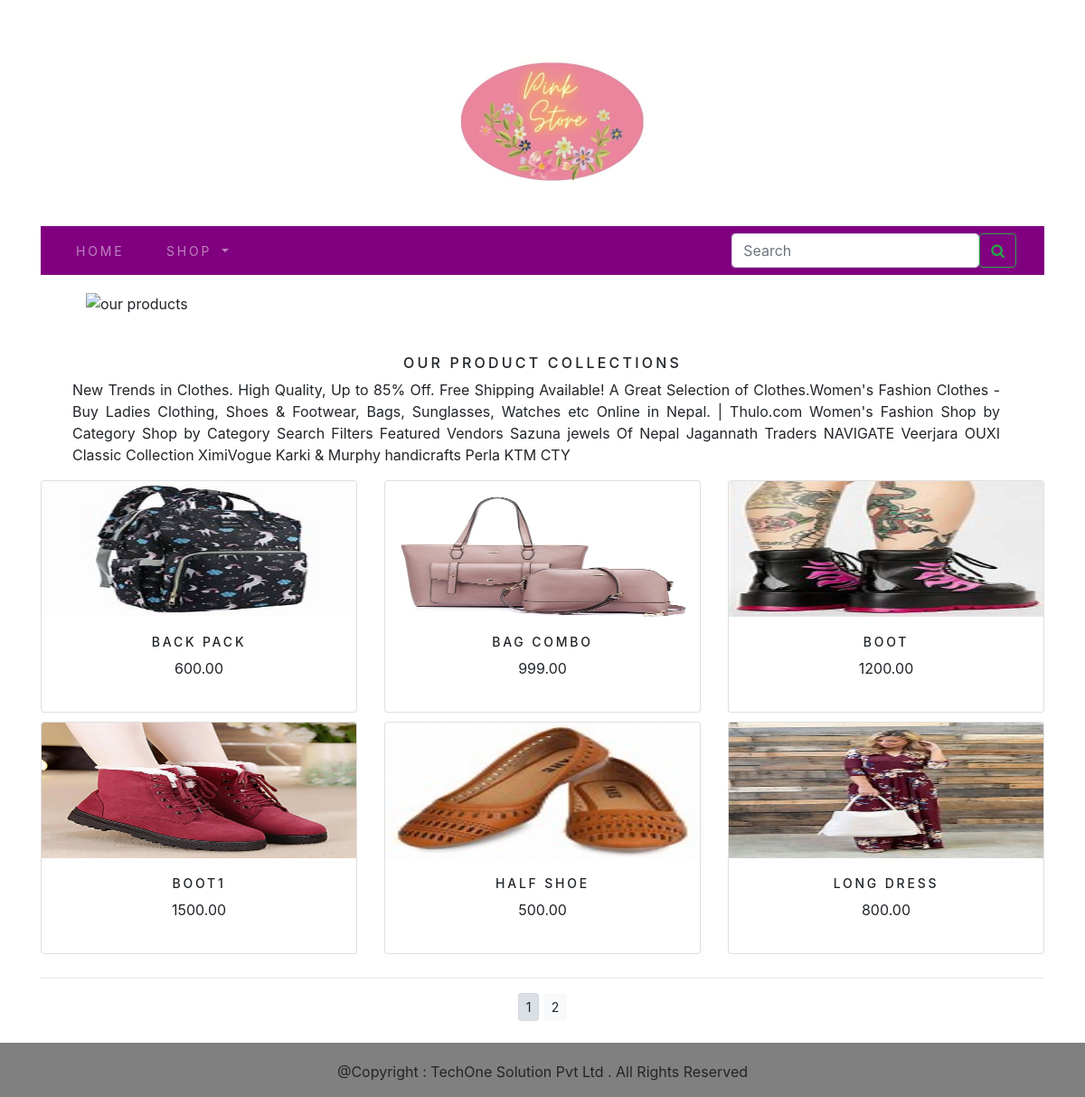
The app's page /shop/ with its own data.
### ecomapp/models.py (models this page shows, shortened)
class Product(models.Model):
    name = models.CharField(max_length=250, unique=True)
    slug = models.SlugField(max_length=250, unique=True)
    description = models.TextField(blank=True)
    price = models.DecimalField(max_digits=10, decimal_places=2)
    category = models.ForeignKey(Category, on_delete=models.CASCADE)
    image = models.ImageField(upload_to='products', blank=True)
    stock = models.IntegerField()
    available = models.BooleanField(default=True)
    created = models.DateTimeField(auto_now_add=True)
    updated = models.DateTimeField(auto_now=True)
    class Meta:
        ordering = ('name',)
        verbose_name = 'product'
        verbose_name_plural = 'products'
    def get_url(self):
        return reverse('ecomapp:prodCatDetails', args=[self.category.slug, self.slug])

### ecomapp/views.py (the view)
# urls.py: path('', views.allProdCat, name='allProdCat'),
def allProdCat(request, c_slug=None):
    c_page = None
    products_list = None
    if c_slug != None:
        c_page = get_object_or_404(Category, slug=c_slug)
        products_list = Product.objects.all().filter(category=c_page, available=True)
    else:
        products_list = Product.objects.all().filter(available=True)
    paginator=Paginator(products_list,6)
    try:
        page=int(request.GET.get('page','1'))
    except:
        page=1
    try:
        products=paginator.page(page)
    except(EmptyPage,InvalidPage):
        products=paginator.page(paginator.num_page)
    return render(request, "category.html", {'category': c_page, 'products': products})

### cartapp/context_processors.py (called while the page is built)
def counter(request):
    item_count = 0
    if 'admin' in request.path:
        return {}
    else:
        try:
            cart = Cart.objects.filter(cart_id=_cart_id(request))
            cart_items = CartItem.objects.all().filter(cart=cart[:1])
            for cart_item in cart_items:
                item_count += cart_item.quantity
        except Cart.DoesNotExist:
            item_count = 0
    return dict(item_count=item_count)

### cartapp/views.py (called while the page is built)
def _cart_id(request):
    cart = request.session.session_key
    if not cart:
        cart = request.session.create()
    return cart

### ecomapp/context_processors.py (called while the page is built)
def menu_links(request):
    links=Category.objects.all()
    return dict(links=links)

### ecomapp/models.py (called while the page is built)
    def get_url(self):
        return reverse('ecomapp:products_by_category',args=[self.slug])

### templates/category.html (shortened to what this page needs)
{% extends 'base.html' %}
{% load static %}
{% block content %}
<div class="mx_auto">
    <div>
    {% if category %}
    <img class="my_image" src="{{category.image.url}}" alt="{{category.name}}"><br>
    </div>
    <div><h1 class="text-center my-title">
        {{category.name}}
    </h1>
        <p class="text-justify">{{category.description}}</p>
    </div>
    {% else %}
          <img class="my_image my-image-padding" src="{% static 'img/banner1.png' %}" alt="our products" >
   <br><br>
<div>
    <h1 class="text-center my-title" >
        Our Product Collections
    </h1>
     <p class="text-justify my-p " > New Trends in Clothes. High Quality, Up to 85% Off. Free Shipping Available! A Great Selection of Clothes.Women's Fashion Clothes - Buy Ladies Clothing, Shoes & Footwear, Bags, Sunglasses, Watches etc Online in Nepal. | Thulo.com Women's Fashion Shop by Category Shop by Category Search Filters Featured Vendors Sazuna jewels Of Nepal Jagannath Traders NAVIGATE Veerjara OUXI Classic Collection XimiVogue Karki & Murphy handicrafts Perla KTM CTY</p>
</div>
    {% endif %}
<div class="container">
    <div class="row mx_auto">
        {% for product in products %}
        <div class="my-bottom-margin col-9 col-sm-4 col-md-4  xol-lg-4">
            <div class="card text-center" style="min-width:18rem">
                <a href="{{product.get_url}}"> <img class="card-img-top my-image" src="{{product.image.url}}" alt="{{product.name}}" height="150px" width="150px"></a>
                <div class="card-body">
                        <h4>{{product.name}}</h4>
                        <p>{{product.price}}</p>
                    </div>
            </div>
        </div>
        {% endfor %}
    </div>
    <div class="mx_auto">
        {% if products.paginator.num_pages > 1 %}
        <hr>
        <div class="text-center">
            {% for pg in products.paginator.page_range %}
            <a href="?page={{pg}}" class="btn btn-light btn-sm {% if products.number == pg %} active {% endif %}">{{pg}} </a>
            {% endfor %}
        </div>
        {% endif %}
    </div>
    <br>
</div>
{% endblock %}

### templates/base.html (shortened to what this page needs)
{% load static %}
<!DOCTYPE html>
<html lang="en">
<head>
  <link rel="stylesheet" href="{% static 'css/custom.css' %}">
    <link rel="stylesheet" href="{% static 'css/bootstrap.min.css' %}">
</head>
<body>
  <div class="container">
    {% include 'header.html' %}
    {% include 'navbar.html' %}
     {% block content %}
    {% endblock %}
  </div>
 {% include 'footer.html' %}
</body>
</html>

### templates/header.html (shortened to what this page needs)
{% load static %}
<header>
    <center><a href="{% url 'ecomapp:allProdCat' %}"> <image src=" {% static 'img/1.jpg' %}" alt="logoimage" align="center" height="250px" width="250px"></image></center>
</header>

### templates/navbar.html (shortened to what this page needs)
<!DOCTYPE html>
<html lang="en">
<head>
<link rel="stylesheet" href="https://stackpath.bootstrapcdn.com/bootstrap/4.5.0/css/bootstrap.min.css">
<link rel="stylesheet" href="https://maxcdn.bootstrapcdn.com/font-awesome/4.7.0/css/font-awesome.min.css">
</head>
<body>
<nav class="navbar navbar-expand-lg navbar-dark
                        justify-content-between text-white"
                 style="background-color: purple;">
<div class="container-fluid" >
  <div class="collapse navbar-collapse" id="navbarSupportedContent">
    <ul class="navbar-nav me-auto mb-2 mb-lg-0">
<li class="nav-item ">
        <a class="nav-link" href="#">Home </a>
      </li>
      <li class="nav-item dropdown {% if 'ecomapp' in request.path %} active {% endif %}">
        <a class="nav-link dropdown-toggle" href="#" id="navbarDropdown" role="button" data-toggle="dropdown" aria-haspopup="true" aria-expanded="false">
          shop
        </a>
      </li>
    </ul>
      </div>
      <form class="d-flex" action="{% url 'searchapp:SearchResult' %}" method="get">
      <input class="form-control me-2" type="search" placeholder="Search" name="q" aria-label="Search">
      <button class="btn btn-outline-success " type="submit"><i class="fa fa-search "></i></button>
    </form>
  </div>
</div>

### templates/footer.html
<div class="footer navbar-fixed-bottom my_footer">
  <p class="text-center" align="center">
    @Copyright : TechOne Solution Pvt Ltd . All Rights Reserved
  </p>
</div>

### static/css/custom.css (style rules this page uses)
body { font-family: 'Merriweather', serif; }
.nav-item { width:100px; letter-spacing:.2em; font-size:14px; text-transform:uppercase; }
.my_footer p { padding-top:20px; font-size:16px; }
.my_footer { background-color:grey; height:60px; }
.my_image { width:89%; height:300px; margin-left:75px }
.my-title { align:center; font-size:16px; text-transform:uppercase; letter-spacing:.2em; }
.my-p { text-align:center; width:88%; margin-left:80px; padding-right:30px; }
.my-image-padding { padding:20px; }
.my-bottom-margin { margin-bottom:10px; }
.card-body h4 { font-size:14px; text-transform:uppercase; letter-spacing:.2em; }

### records on screen
Product: image (picture), name "BACK PACK", price "600.00"
Product: image (picture), name "BAG COMBO", price "999.00"
Product: image (picture), name "BOOT", price "1200.00"
Product: image (picture), name "BOOT1", price "1500.00"
Product: image (picture), name "HALF SHOE", price "500.00"
Product: image (picture), name "LONG DRESS", price "800.00"

### other values on screen
{{ pg }} "1" "2"
